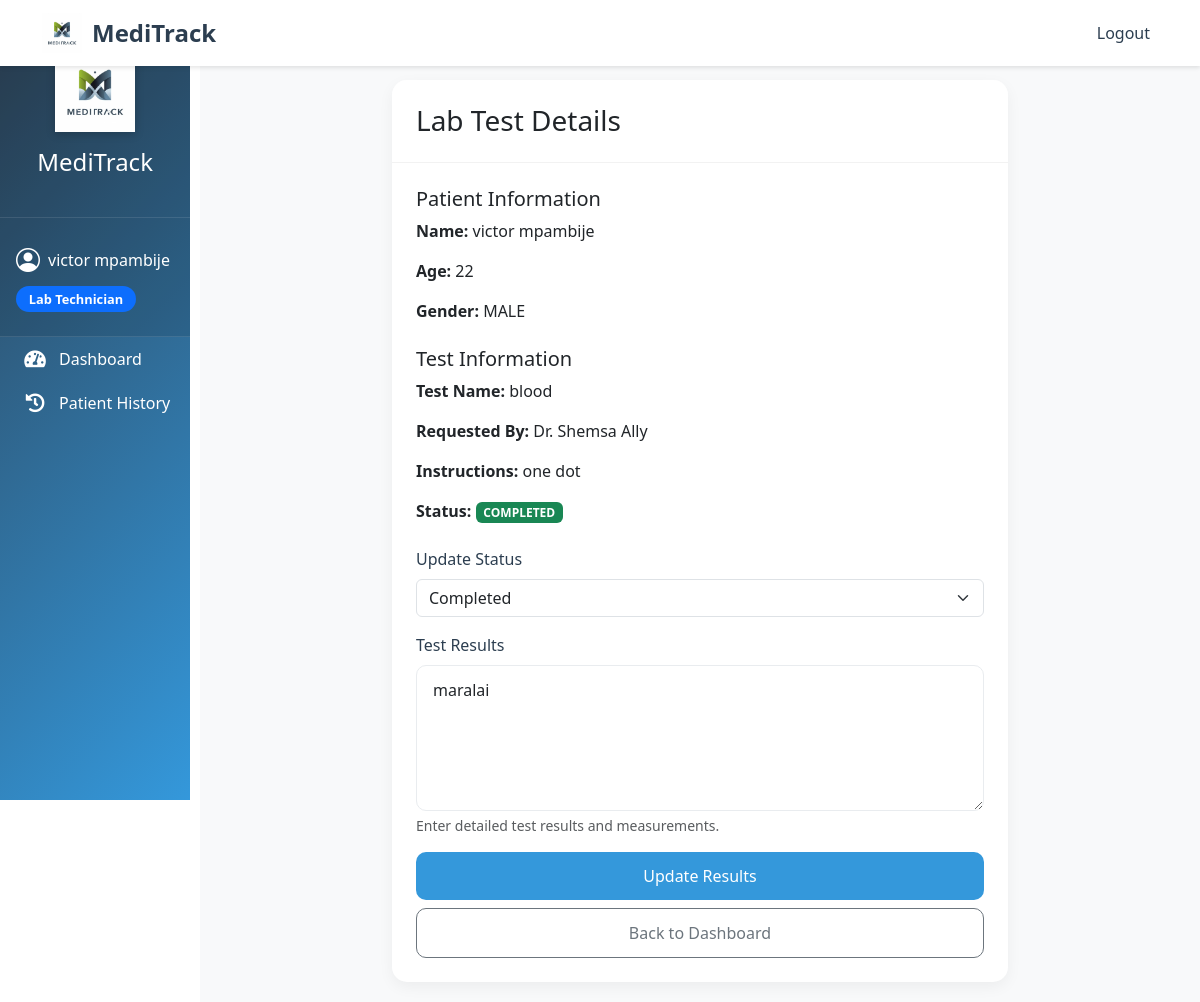
The app's page /lab-technician/test-details/24/ (signed in) with its own data.
### hospital/models.py (models this page shows, shortened)
class User(AbstractUser):
    ROLE_CHOICES = (
        ('DOCTOR', 'Doctor'),
        ('RECEPTIONIST', 'Receptionist'),
        ('PHARMACIST', 'Pharmacist'),
        ('LAB_TECHNICIAN', 'Lab Technician'),
    )
    role = models.CharField(max_length=20, choices=ROLE_CHOICES, null=True, blank=True)
    phone = models.CharField(max_length=15, null=True, blank=True)
    email = models.EmailField(unique=True)

class LabTest(models.Model):
    STATUS_CHOICES = (
        ('PENDING', 'Pending'),
        ('IN_PROGRESS', 'In Progress'),
        ('COMPLETED', 'Completed'),
    )
    appointment = models.ForeignKey(Appointment, on_delete=models.CASCADE)
    requested_by = models.ForeignKey(Doctor, on_delete=models.CASCADE)
    assigned_to = models.ForeignKey(LabTechnician, on_delete=models.CASCADE, null=True, blank=True)
    test_name = models.CharField(max_length=100)
    instructions = models.TextField()
    required_measurements = models.TextField(blank=True)  # Store as comma-separated values
    status = models.CharField(max_length=20, choices=STATUS_CHOICES, default='PENDING')
    results = models.TextField(blank=True)
    created_at = models.DateTimeField(auto_now_add=True)
    updated_at = models.DateTimeField(auto_now=True)

class Appointment(models.Model):
    STATUS_CHOICES = [
        ('SCHEDULED', 'Scheduled'),
        ('IN_PROGRESS', 'In Progress'),
        ('COMPLETED', 'Completed'),
        ('CANCELLED', 'Cancelled'),
    ]
    patient = models.ForeignKey(Patient, on_delete=models.CASCADE, related_name='appointments')
    doctor = models.ForeignKey(Doctor, on_delete=models.CASCADE, related_name='appointments')
    receptionist = models.ForeignKey(Receptionist, on_delete=models.SET_NULL, null=True, blank=True)
    date_time = models.DateTimeField()
    reason = models.TextField()
    status = models.CharField(max_length=20, choices=STATUS_CHOICES, default='SCHEDULED')
    notes = models.TextField(blank=True, null=True)
    created_at = models.DateTimeField(auto_now_add=True)
    updated_at = models.DateTimeField(auto_now=True)
    class Meta:
        ordering = ['-date_time']

class Patient(models.Model):
    user = models.OneToOneField(User, on_delete=models.CASCADE)
    address = models.TextField()
    date_of_birth = models.DateField()
    gender = models.CharField(max_length=10, choices=[('MALE', 'Male'), ('FEMALE', 'Female')], null=True)
    emergency_contact = models.CharField(max_length=20)
    status = models.CharField(
        max_length=20,
        choices=[
            ('WAITING', 'Waiting'),
            ('IN_LAB', 'In Lab'),
            ('IN_PHARMACY', 'In Pharmacy'),
            ('COMPLETED', 'Completed')
        ],
        default='WAITING'
    )
    created_at = models.DateTimeField(auto_now_add=True)
    updated_at = models.DateTimeField(auto_now=True)
    @property
    def age(self):
        today = timezone.now().date()
        return today.year - self.date_of_birth.year - ((today.month, today.day) < (self.date_of_birth.month, self.date_of_birth.day))
    class Meta:
        ordering = ['-created_at']

class Doctor(models.Model):
    user = models.OneToOneField(User, on_delete=models.CASCADE)
    specialization = models.CharField(max_length=100)
    license_number = models.CharField(max_length=50)
    department = models.CharField(max_length=100, blank=True)

### hospital/views.py (the view, shortened to what this page needs)
# urls.py: path('lab-technician/test-details/<int:test_id>/', views.test_details, name='test_details'),
@login_required
def test_details(request, test_id):
    if request.user.role != 'LAB_TECHNICIAN':
        raise PermissionDenied("You don't have permission to access this page.")
    lab_test = get_object_or_404(LabTest, pk=test_id)
    return render(request, 'lab_technician/test_details.html', {
        'lab_test': lab_test
    })

### hospital/templates/lab_technician/test_details.html (shortened to what this page needs)
{% extends 'base.html' %}
{% block content %}
<div class="container">
    <div class="row">
        <div class="col-md-8 offset-md-2">
            <div class="card">
                <div class="card-header">
                    <h3 class="card-title mb-0">Lab Test Details</h3>
                </div>
                <div class="card-body">
                    <div class="mb-4">
                        <h5>Patient Information</h5>
                        <p><strong>Name:</strong> {{ lab_test.appointment.patient.user.get_full_name }}</p>
                        <p><strong>Age:</strong> {{ lab_test.appointment.patient.age }}</p>
                        <p><strong>Gender:</strong> {{ lab_test.appointment.patient.gender }}</p>
                    </div>
                    <div class="mb-4">
                        <h5>Test Information</h5>
                        <p><strong>Test Name:</strong> {{ lab_test.test_name }}</p>
                        <p><strong>Requested By:</strong> Dr. {{ lab_test.requested_by.user.get_full_name }}</p>
                        <p><strong>Instructions:</strong> {{ lab_test.instructions }}</p>
                        <p><strong>Status:</strong>
                            <span class="badge {% if lab_test.status == 'PENDING' %}bg-warning{% elif lab_test.status == 'IN_PROGRESS' %}bg-info{% else %}bg-success{% endif %}">
                                {{ lab_test.status }}
                            </span>
                        </p>
                    </div>
                    <form method="post">
                        <div class="mb-3">
                            <label for="status" class="form-label">Update Status</label>
                            <select name="status" id="status" class="form-select" required>
                                <option value="COMPLETED" {% if lab_test.status == 'COMPLETED' %}selected{% endif %}>Completed</option>
                            </select>
                        </div>
                        <div class="mb-3">
                            <label for="results" class="form-label">Test Results</label>
                            <textarea name="results" id="results" class="form-control" rows="5" required>{{ lab_test.results }}</textarea>
                            <div class="form-text">Enter detailed test results and measurements.</div>
                        </div>
                        <div class="d-grid gap-2">
                            <button type="submit" class="btn btn-primary">Update Results</button>
                            <a href="{% url 'lab_technician_dashboard' %}" class="btn btn-outline-secondary">Back to Dashboard</a>
                        </div>
                    </form>
                </div>
            </div>
        </div>
    </div>
</div>
{% endblock %}

### hospital/templates/base.html (shortened to what this page needs)
{% load static %}
<!DOCTYPE html>
<html lang="en">
<head>
    <link href="https://cdn.jsdelivr.net/npm/bootstrap@5.3.0/dist/css/bootstrap.min.css" rel="stylesheet">
    <link href="https://cdn.jsdelivr.net/npm/bootstrap-icons@1.7.2/font/bootstrap-icons.css" rel="stylesheet">
    <link href="https://cdnjs.cloudflare.com/ajax/libs/font-awesome/5.15.4/css/all.min.css" rel="stylesheet">
    <link href="{% static 'css/custom.css' %}" rel="stylesheet">
</head>
<body>
    <nav class="navbar navbar-expand-lg fixed-top">
        <div class="container">
            <a class="navbar-brand" href="{% url 'home' %}">
                <img src="{% static 'images/logo.png' %}" alt="MediTrack Logo" class="navbar-logo">
                MediTrack
            </a>
            <div class="collapse navbar-collapse" id="navbarNav">
                <ul class="navbar-nav ms-auto">
                    {% if user.is_authenticated %}
                        <li class="nav-item">
                            <a class="nav-link" href="{% url 'logout' %}">Logout</a>
                        </li>
                    {% endif %}
                </ul>
            </div>
        </div>
    </nav>
    {% if user.is_authenticated %}
    <div class="container-fluid">
        <div class="row">
            <div class="col-md-3 col-lg-2 sidebar">
                <div class="sidebar-header">
                    <img src="{% static 'images/logo.png' %}" alt="MediTrack Logo" class="sidebar-logo">
                    <h4 class="text-white">MediTrack</h4>
                </div>
                <div class="sidebar-user">
                    <a href="{% url 'profile' %}" class="text-decoration-none">
                        <div class="user-info">
                            {% if user.staff_profile.profile_picture %}
                                <img src="{{ user.staff_profile.profile_picture.url }}" alt="Profile Picture"
                                     class="rounded-circle" style="width: 50px; height: 50px; object-fit: cover;">
                            {% else %}
                                <i class="bi bi-person-circle"></i>
                            {% endif %}
                            <span>{{ user.get_full_name|default:user.username }}</span>
                        </div>
                    </a>
                    <div class="user-role">
                        <span class="badge bg-primary">{{ user.get_role_display }}</span>
                    </div>
                </div>
                <ul class="nav flex-column">
                    {% if user.role == 'RECEPTIONIST' %}
                        <li class="nav-item">
                            <a class="nav-link {% if request.resolver_match.url_name == 'receptionist_dashboard' %}active{% endif %}"
                               href="{% url 'receptionist_dashboard' %}">
                                <i class="bi bi-speedometer2"></i> Dashboard
                            </a>
                        </li>
                        <li class="nav-item">
                            <a class="nav-link {% if request.resolver_match.url_name == 'patient_list' %}active{% endif %}"
                               href="{% url 'patient_list' %}">
                                <i class="bi bi-people"></i> All Patients
                            </a>
                        </li>
                        <li class="nav-item">
                            <a class="nav-link {% if request.resolver_match.url_name == 'add_patient' %}active{% endif %}"
                               href="{% url 'add_patient' %}">
                                <i class="bi bi-person-plus"></i> Add Patient
                            </a>
                        </li>
                        <li class="nav-item">
                            <a class="nav-link {% if request.resolver_match.url_name == 'appointment_list' %}active{% endif %}"
                               href="{% url 'appointment_list' %}">
                                <i class="bi bi-calendar"></i> Appointments
                            </a>
                        </li>
                        <li class="nav-item">
                            <a class="nav-link {% if request.resolver_match.url_name == 'add_appointment' %}active{% endif %}"
                               href="{% url 'add_appointment' %}">
                                <i class="bi bi-calendar-plus"></i> New Appointment
                            </a>
                        </li>
                    {% elif user.role == 'LAB_TECHNICIAN' %}
                        <li class="nav-item">
                            <a class="nav-link {% if request.resolver_match.url_name == 'lab_technician_dashboard' %}active{% endif %}" href="{% url 'lab_technician_dashboard' %}">
                                <i class="fas fa-tachometer-alt"></i> Dashboard
                            </a>
                        </li>
                        <li class="nav-item">
                            <a class="nav-link {% if request.resolver_match.url_name == 'lab_technician_patient_history' %}active{% endif %}" href="{% url 'lab_technician_patient_history' %}">
                                <i class="fas fa-history"></i> Patient History
                            </a>
                        </li>
                    {% endif %}
                </ul>
            </div>
            <div class="col-md-9 col-lg-10 main-content">
                {% block content %}{% endblock %}
            </div>
        </div>
    </div>
    {% else %}
    <div class="content-wrapper">
        {% block auth_content %}{% endblock %}
    </div>
    {% endif %}
</body>
</html>

### static/css/custom.css (style rules this page uses)
.card { border: none; transition: all 0.3s ease; box-shadow: 0 2px 15px rgba(0, 0, 0, 0.05); }
.btn { border-radius: 8px; padding: 0.75rem 1.5rem; font-weight: 500; transition: all 0.3s ease; }
.btn-primary { background: linear-gradient(135deg, #0d6efd 0%, #0a58ca 100%); border: none; }
.navbar { background: rgba(255, 255, 255, 0.95); backdrop-filter: blur(10px); box-shadow: 0 2px 10px rgba(0, 0, 0, 0.1); padding: 0.5rem 0; }
.navbar-brand { font-size: 1.5rem; font-weight: 700; color: #2c3e50; display: flex; align-items: center; gap: 0.5rem; }
.navbar-logo { height: 40px; width: auto; }
.nav-link { color: #2c3e50; font-weight: 500; padding: 0.5rem 1rem; transition: all 0.3s ease; }
.form-control { border-radius: 8px; padding: 0.75rem 1rem; border: 1px solid #dee2e6; }
.sidebar { min-height: 100vh; background: linear-gradient(135deg, #2c3e50 0%, #3498db 100%); padding: 0; position: fixed; width: inherit; max-width: inherit; }
.sidebar-header { padding: 2rem 1rem; text-align: center; background: rgba(0, 0, 0, 0.1); border-bottom: 1px solid rgba(255, 255, 255, 0.1); }
.sidebar-logo { width: 80px; height: auto; margin-bottom: 1rem; filter: drop-shadow(0 2px 4px rgba(0, 0, 0, 0.2)); }
.sidebar-user { padding: 1.5rem 1rem; background: rgba(0, 0, 0, 0.1); border-bottom: 1px solid rgba(255, 255, 255, 0.1); }
.user-info { display: flex; align-items: center; gap: 0.5rem; color: white; margin-bottom: 0.5rem; }
.user-info i { font-size: 1.5rem; }
.user-role .badge { font-size: 0.8rem; padding: 0.4rem 0.8rem; border-radius: 20px; }
.sidebar .nav-link { color: rgba(255, 255, 255, 0.8); padding: 1rem 1.5rem; display: flex; align-items: center; gap: 0.75rem; transition: all 0.3s ease; border-left: 3px solid transparent; }
.sidebar .nav-link i { font-size: 1.2rem; width: 24px; text-align: center; }
.main-content { padding: 2rem; margin-left: 16.666667%; background: #f8f9fa; min-height: 100vh; }
@media (min-width: 992px) { .main-content { margin-left: 16.666667%; } }
.card { border: none; border-radius: 15px; box-shadow: 0 5px 15px rgba(0, 0, 0, 0.05); transition: all 0.3s ease; }
.card-header { background: white; border-bottom: 1px solid rgba(0, 0, 0, 0.05); padding: 1.5rem; border-radius: 15px 15px 0 0 !important; }
.card-body { padding: 1.5rem; }
.form-control { border-radius: 10px; padding: 0.75rem 1rem; border: 1px solid #e9ecef; transition: all 0.3s ease; }
.form-label { font-weight: 500; color: #2c3e50; margin-bottom: 0.5rem; }
.btn { padding: 0.75rem 1.5rem; border-radius: 10px; font-weight: 500; transition: all 0.3s ease; }
.btn-primary { background: #3498db; border: none; }

### hospital/templates/base.html (style rules this page uses)
.sidebar { min-height: 100vh; background-color: #343a40; padding-top: 20px; }
.sidebar .nav-link { color: #fff; padding: 10px 20px; }
.main-content { padding: 20px; padding-top: 80px; }
body { min-height: 100vh; display: flex; flex-direction: column; }
.navbar { background-color: #fff; box-shadow: 0 2px 4px rgba(0,0,0,0.1); }
.navbar-brand { display: flex; align-items: center; gap: 10px; }
.navbar-logo { height: 40px; width: auto; }

### records on screen
User: get_full_name "victor mpambije", role "Lab Technician"
LabTest: appointment.patient.user.get_full_name "victor mpambije", appointment.patient.age "22", appointment.patient.gender "MALE", test_name "blood", requested_by.user.get_full_name "Shemsa Ally", instructions "one dot", status "COMPLETED", status "Completed", results "maralai"
